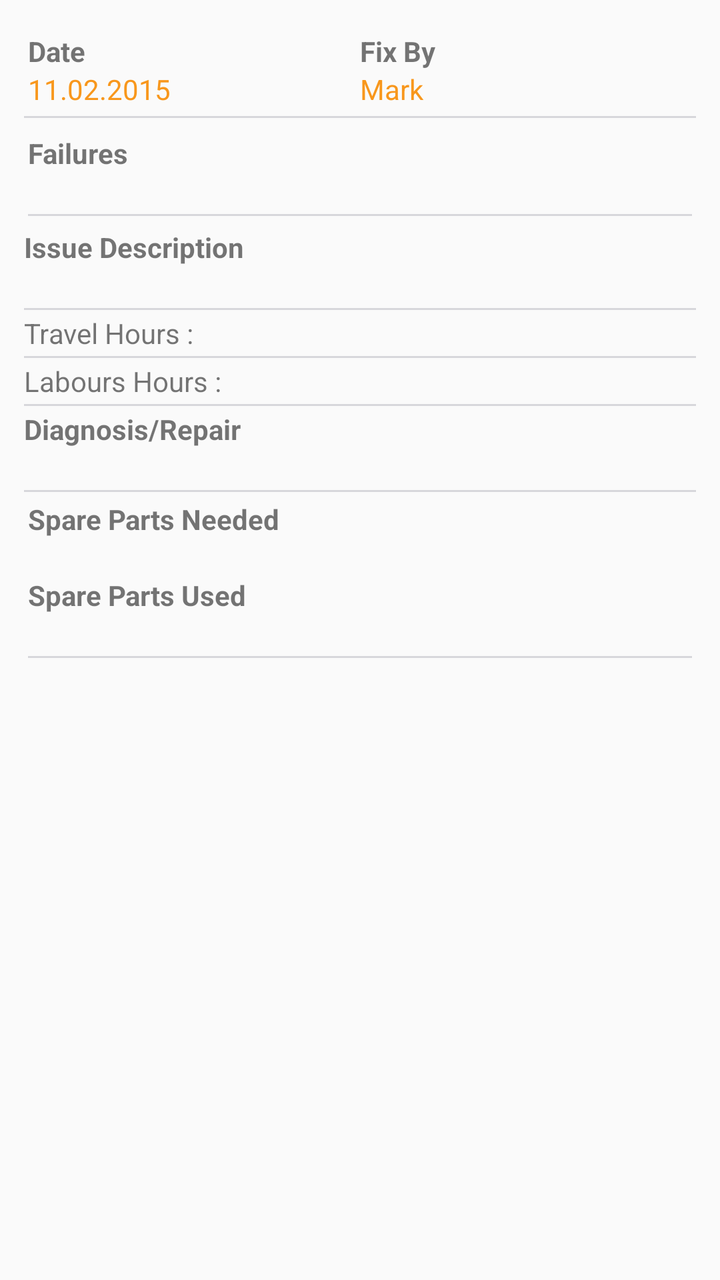
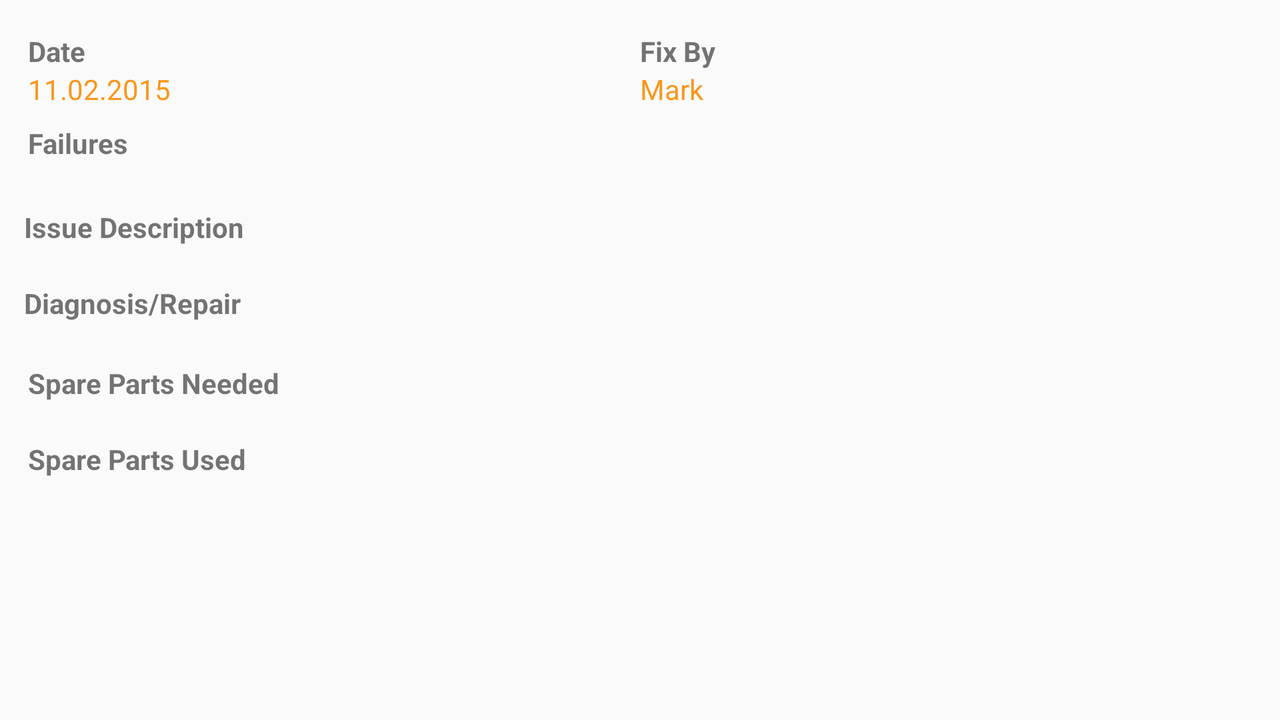

Two renders of one Android screen. The first uses the default layout on a phone; the second uses the alternative layout the repository ships for a different screen configuration, on a matching device. The two XML files are below.
<!-- AndroidManifest.xml: application theme AppTheme -->
<!-- res/layout/dialog_new_issue_report.xml -->
<?xml version="1.0" encoding="utf-8"?>
<android.support.constraint.ConstraintLayout xmlns:android="http://schemas.android.com/apk/res/android"
    android:layout_width="match_parent"
    android:layout_height="match_parent">

    <ScrollView
        android:layout_width="match_parent"
        android:layout_height="match_parent">

        <LinearLayout
            android:layout_width="match_parent"
            android:layout_height="match_parent"
            android:orientation="vertical"
            android:padding="12dp">

            <LinearLayout
                android:layout_width="match_parent"
                android:layout_height="wrap_content"
                android:layout_marginTop="2dp"
                android:orientation="horizontal"
                android:padding="2dp">

                <LinearLayout
                    android:layout_width="0dp"
                    android:layout_height="wrap_content"
                    android:layout_weight="1"
                    android:orientation="vertical">

                    <TextView

                        android:layout_width="wrap_content"
                        android:layout_height="wrap_content"
                        android:text="Date"
                        android:textStyle="bold" />

                    <TextView
                        android:id="@+id/txt_date"
                        android:layout_width="wrap_content"
                        android:layout_height="wrap_content"
                        android:text="11.02.2015"
                        android:textColor="@color/material_orange_500" />
                </LinearLayout>

                <LinearLayout
                    android:layout_width="0dp"
                    android:layout_height="wrap_content"
                    android:layout_weight="1"
                    android:orientation="vertical">

                    <LinearLayout
                        android:layout_width="match_parent"
                        android:layout_height="wrap_content"
                        android:orientation="vertical">

                        <TextView
                            android:layout_width="match_parent"
                            android:layout_height="wrap_content"
                            android:text="Fix By"
                            android:textStyle="bold" />

                        <TextView
                            android:id="@+id/txt_by"
                            android:layout_width="match_parent"
                            android:layout_height="wrap_content"
                            android:text="Mark "
                            android:textColor="@color/material_orange_500" />
                    </LinearLayout>
                </LinearLayout>


            </LinearLayout>

            <View
                android:layout_width="match_parent"
                android:layout_height="1dp"
                android:layout_below="@+id/layoutr"
                android:layout_marginBottom="2dp"
                android:layout_marginTop="2dp"
                android:background="@color/divider" />

            <LinearLayout

                android:layout_width="match_parent"
                android:layout_height="wrap_content"
                android:layout_marginBottom="2dp"
                android:layout_marginTop="4dp"
                android:orientation="horizontal"
                android:padding="2dp">

                <LinearLayout
                    android:layout_width="0dp"
                    android:layout_height="wrap_content"
                    android:layout_weight="1"
                    android:orientation="vertical">

                    <LinearLayout
                        android:layout_width="match_parent"
                        android:layout_height="wrap_content"
                        android:orientation="vertical">

                        <TextView
                            android:layout_width="match_parent"
                            android:layout_height="wrap_content"
                            android:text="Failures"
                            android:textStyle="bold" />

                        <TextView
                            android:id="@+id/edt_issue_title"


                            android:layout_width="match_parent"
                            android:layout_height="wrap_content" />


                    </LinearLayout>

                    <View
                        android:layout_width="match_parent"
                        android:layout_height="1dp"
                        android:layout_below="@+id/layoutr"
                        android:layout_marginBottom="2dp"
                        android:layout_marginTop="2dp"
                        android:background="@color/divider" />
                </LinearLayout>
            </LinearLayout>

            <LinearLayout
                android:layout_width="match_parent"
                android:layout_height="wrap_content"
                android:layout_weight="1"
                android:orientation="vertical">

                <LinearLayout
                    android:layout_width="match_parent"
                    android:layout_height="wrap_content"
                    android:orientation="vertical">

                    <TextView
                        android:layout_width="match_parent"
                        android:layout_height="wrap_content"
                        android:text="Issue Description"
                        android:textStyle="bold" />

                    <TextView
                        android:id="@+id/edt_issue_desc"
                        android:layout_width="match_parent"
                        android:layout_height="wrap_content" />

                </LinearLayout>

                <View
                    android:layout_width="match_parent"
                    android:layout_height="1dp"
                    android:layout_below="@+id/layoutr"
                    android:layout_marginBottom="2dp"
                    android:layout_marginTop="2dp"
                    android:background="@color/divider" />

            </LinearLayout>

            <LinearLayout
                android:layout_width="match_parent"
                android:layout_height="wrap_content"
                android:orientation="horizontal">

                <TextView
                    android:layout_width="wrap_content"
                    android:layout_height="wrap_content"
                    android:layout_weight="1"
                    android:text="Travel Hours :" />

                <TextView
                    android:id="@+id/edt_travel_hours"
                    android:layout_width="0dp"


                    android:layout_height="wrap_content"
                    android:layout_weight="1" />

            </LinearLayout>

            <View
                android:layout_width="match_parent"
                android:layout_height="1dp"
                android:layout_below="@+id/layoutr"
                android:layout_marginBottom="2dp"
                android:layout_marginTop="2dp"
                android:background="@color/divider" />

            <LinearLayout
                android:layout_width="match_parent"
                android:layout_height="wrap_content"
                android:orientation="horizontal">

                <TextView
                    android:layout_width="wrap_content"
                    android:layout_height="wrap_content"
                    android:layout_weight="1"
                    android:text="Labours Hours :" />

                <TextView
                    android:id="@+id/edt_labours_hours"
                    android:layout_width="0dp"


                    android:layout_height="wrap_content"
                    android:layout_weight="1" />


            </LinearLayout>

            <View
                android:layout_width="match_parent"
                android:layout_height="1dp"
                android:layout_below="@+id/layoutr"
                android:layout_marginBottom="2dp"
                android:layout_marginTop="2dp"
                android:background="@color/divider" />

            <LinearLayout
                android:layout_width="match_parent"
                android:layout_height="wrap_content"
                android:orientation="vertical">

                <TextView
                    android:layout_width="match_parent"
                    android:layout_height="wrap_content"
                    android:text="Diagnosis/Repair"
                    android:textStyle="bold" />

                <TextView
                    android:id="@+id/edt_fix"


                    android:layout_width="match_parent"
                    android:layout_height="wrap_content" />


            </LinearLayout>

            <View
                android:layout_width="match_parent"
                android:layout_height="1dp"
                android:layout_below="@+id/layoutr"
                android:layout_marginBottom="2dp"
                android:layout_marginTop="2dp"
                android:background="@color/divider" />

            <LinearLayout
                android:layout_width="match_parent"
                android:layout_height="wrap_content"
                android:orientation="vertical"
                android:padding="2dp">

                <LinearLayout
                    android:layout_width="match_parent"
                    android:layout_height="wrap_content"
                    android:layout_marginTop="10dp"
                    android:layout_weight="1"
                    android:orientation="vertical"
                    android:visibility="gone">

                    <TextView
                        android:layout_width="match_parent"
                        android:layout_height="wrap_content"
                        android:text="Comments"
                        android:textStyle="bold" />

                    <android.support.design.widget.TextInputLayout
                        android:layout_width="match_parent"
                        android:layout_height="wrap_content">

                        <EditText
                            android:id="@+id/edt_comment"
                            android:layout_width="match_parent"
                            android:layout_height="wrap_content"
                            android:hint="Comments"
                            android:inputType="textMultiLine"
                            android:lines="4"
                            android:textColor="@color/material_orange_500" />
                    </android.support.design.widget.TextInputLayout>

                </LinearLayout>

                <TextView
                    android:layout_width="match_parent"
                    android:layout_height="wrap_content"
                    android:text="Spare Parts Needed"
                    android:textStyle="bold" />

                <TextView
                    android:id="@+id/edt_spare_need"

                    android:layout_width="match_parent"
                    android:layout_height="wrap_content" />

                <TextView
                    android:layout_width="match_parent"
                    android:layout_height="wrap_content"
                    android:text="Spare Parts Used"
                    android:textStyle="bold" />

                <TextView
                    android:id="@+id/edt_spare_used"


                    android:layout_width="match_parent"
                    android:layout_height="wrap_content" />


                <View
                    android:layout_width="match_parent"
                    android:layout_height="1dp"
                    android:layout_below="@+id/layoutr"
                    android:layout_marginBottom="2dp"
                    android:layout_marginTop="2dp"
                    android:background="@color/divider" />

                <Button
                    android:id="@+id/btn_nxt"
                    android:layout_width="match_parent"

                    android:layout_height="wrap_content"
                    android:background="@color/colorPrimary"
                    android:text="Next Service Date"
                    android:visibility="gone" />

            </LinearLayout>
        </LinearLayout>

    </ScrollView>
</android.support.constraint.ConstraintLayout>
<!-- resources referenced by this layout -->
<resources>
  <color name="colorPrimary">#795548 </color>
  <color name="divider">#d7d7db</color>
  <color name="material_orange_500">#f8971c</color>
  <style name="AppTheme" parent="Theme.AppCompat.Light.DarkActionBar">
          
          <item name="colorPrimary">@color/colorPrimary</item>
          <item name="colorPrimaryDark">@color/colorPrimaryDark</item>
          <item name="colorAccent">@color/colorAccent</item>
  
  
      </style>
  <color name="colorPrimaryDark">#5D4037</color>
  <color name="colorAccent">#9E9E9E </color>
</resources>
<!-- res/layout-land-v21/dialog_new_issue_report.xml (the repository's variant of the layout above) -->
<!-- drawn on the phone turned sideways -->
<?xml version="1.0" encoding="utf-8"?>
<android.support.constraint.ConstraintLayout xmlns:android="http://schemas.android.com/apk/res/android"
    android:layout_width="match_parent"
    android:layout_height="match_parent">

    <ScrollView
        android:layout_width="match_parent"
        android:layout_height="match_parent">

        <LinearLayout
            android:layout_width="match_parent"
            android:layout_height="match_parent"
            android:orientation="vertical"
            android:padding="12dp">

            <LinearLayout
                android:layout_width="match_parent"
                android:layout_height="wrap_content"
                android:layout_marginTop="2dp"
                android:orientation="horizontal"
                android:padding="2dp">

                <LinearLayout
                    android:layout_width="0dp"
                    android:layout_height="wrap_content"
                    android:layout_weight="1"
                    android:orientation="vertical">

                    <TextView

                        android:layout_width="wrap_content"
                        android:layout_height="wrap_content"
                        android:text="Date"
                        android:textStyle="bold" />

                    <TextView
                        android:id="@+id/txt_date"
                        android:layout_width="wrap_content"
                        android:layout_height="wrap_content"
                        android:text="11.02.2015"
                        android:textColor="@color/material_orange_500" />
                </LinearLayout>

                <LinearLayout
                    android:layout_width="0dp"
                    android:layout_height="wrap_content"
                    android:layout_weight="1"
                    android:orientation="vertical">

                    <LinearLayout
                        android:layout_width="match_parent"
                        android:layout_height="wrap_content"
                        android:orientation="vertical">

                        <TextView
                            android:layout_width="match_parent"
                            android:layout_height="wrap_content"
                            android:text="Fix By"
                            android:textStyle="bold" />

                        <TextView
                            android:id="@+id/txt_by"
                            android:layout_width="match_parent"
                            android:layout_height="wrap_content"
                            android:text="Mark "
                            android:textColor="@color/material_orange_500" />
                    </LinearLayout>
                </LinearLayout>
            </LinearLayout>

            <LinearLayout

                android:layout_width="match_parent"
                android:layout_height="wrap_content"
                android:layout_marginBottom="2dp"
                android:layout_marginTop="4dp"
                android:orientation="horizontal"
                android:padding="2dp">

                <LinearLayout
                    android:layout_width="0dp"
                    android:layout_height="wrap_content"
                    android:layout_weight="1"
                    android:orientation="vertical">

                    <LinearLayout
                        android:layout_width="match_parent"
                        android:layout_height="wrap_content"
                        android:orientation="vertical">

                        <TextView
                            android:layout_width="match_parent"
                            android:layout_height="wrap_content"
                            android:text="Failures"
                            android:textStyle="bold" />

                        <TextView
                            android:id="@+id/edt_issue_title"


                            android:layout_width="match_parent"
                            android:layout_height="wrap_content" />


                    </LinearLayout>


                </LinearLayout>
            </LinearLayout>

            <LinearLayout
                android:layout_width="match_parent"
                android:layout_height="wrap_content"
                android:layout_weight="1"
                android:orientation="vertical">

                <LinearLayout
                    android:layout_width="match_parent"
                    android:layout_height="wrap_content"
                    android:orientation="vertical">

                    <TextView
                        android:layout_width="match_parent"
                        android:layout_height="wrap_content"
                        android:text="Issue Description"
                        android:textStyle="bold" />

                    <TextView
                        android:id="@+id/edt_issue_desc"
                        android:layout_width="match_parent"
                        android:layout_height="wrap_content" />

                </LinearLayout>


            </LinearLayout>

            <LinearLayout
                android:layout_width="match_parent"
                android:layout_height="wrap_content"
                android:orientation="vertical">

                <TextView
                    android:layout_width="match_parent"
                    android:layout_height="wrap_content"
                    android:text="Diagnosis/Repair"
                    android:textStyle="bold" />

                <TextView
                    android:id="@+id/edt_fix"


                    android:layout_width="match_parent"
                    android:layout_height="wrap_content" />


            </LinearLayout>

            <LinearLayout
                android:layout_width="match_parent"
                android:layout_height="wrap_content"
                android:orientation="vertical"
                android:padding="2dp">

                <LinearLayout
                    android:layout_width="match_parent"
                    android:layout_height="wrap_content"
                    android:layout_marginTop="10dp"
                    android:layout_weight="1"
                    android:orientation="vertical"
                    android:visibility="gone">

                    <TextView
                        android:layout_width="match_parent"
                        android:layout_height="wrap_content"
                        android:text="Comments"
                        android:textStyle="bold" />

                    <android.support.design.widget.TextInputLayout
                        android:layout_width="match_parent"
                        android:layout_height="wrap_content">

                        <EditText
                            android:id="@+id/edt_comment"
                            android:layout_width="match_parent"
                            android:layout_height="wrap_content"
                            android:hint="Comments"
                            android:inputType="textMultiLine"
                            android:lines="4"
                            android:textColor="@color/material_orange_500" />
                    </android.support.design.widget.TextInputLayout>

                </LinearLayout>

                <TextView
                    android:layout_width="match_parent"
                    android:layout_height="wrap_content"
                    android:text="Spare Parts Needed"
                    android:textStyle="bold" />

                <TextView
                    android:id="@+id/edt_spare_need"

                    android:layout_width="match_parent"
                    android:layout_height="wrap_content" />

                <TextView
                    android:layout_width="match_parent"
                    android:layout_height="wrap_content"
                    android:text="Spare Parts Used"
                    android:textStyle="bold" />

                <TextView
                    android:id="@+id/edt_spare_used"


                    android:layout_width="match_parent"
                    android:layout_height="wrap_content" />


                <Button
                    android:id="@+id/btn_nxt"
                    android:layout_width="match_parent"

                    android:layout_height="wrap_content"
                    android:background="@color/colorPrimary"
                    android:text="Next Service Date"
                    android:visibility="gone" />

            </LinearLayout>
        </LinearLayout>

    </ScrollView>
</android.support.constraint.ConstraintLayout>
<!-- resources referenced by the variant -->
<!-- as the phone turned sideways resolves them -->
<resources>
  <color name="colorPrimary">#795548 </color>
  <color name="material_orange_500">#f8971c</color>
  <style name="AppTheme" parent="Theme.AppCompat.Light.DarkActionBar">
          
          <item name="colorPrimary">@color/colorPrimary</item>
          <item name="colorPrimaryDark">@color/colorPrimaryDark</item>
          <item name="colorAccent">@color/colorAccent</item>
  
  
      </style>
  <color name="colorPrimaryDark">#5D4037</color>
  <color name="colorAccent">#9E9E9E </color>
</resources>
